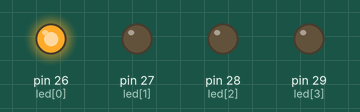
This sketch was run on a simulated Arduino Mega 2560, built with avr-gcc and run on an emulated ATmega2560. On the bench: output pins drawn as LEDs (lit = HIGH).

Above: at 0.2 s.
At 1.2 s:
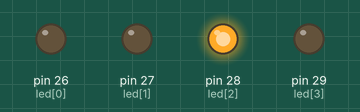
At 2.7 s:
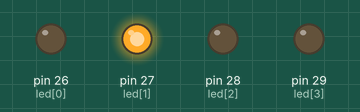
At 3.7 s:
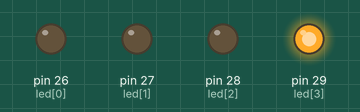
Timing chart, 0 to 4.6 s (numbered marks = the images above):
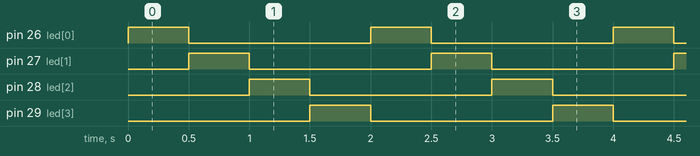

Measured:
- by itself, pin 26 (led[0]), pin 27 (led[1]), pin 28 (led[2]), pin 29 (led[3]): alternates HIGH for 0.50 s and LOW for 1.5 s
- by itself, everything shown: repeats every 2.0 s, in 5 steps

The sketch:

capstone_challenge2.ino
```cpp
int led[4] = {26,27,28,29};


void setup() {

  pinMode(26,OUTPUT);

 pinMode(27,OUTPUT);

  pinMode(28,OUTPUT);

   pinMode(29,OUTPUT);


}


void loop() {

  for(int i = 0; i<4 ; i++){

    digitalWrite(led[i], HIGH);

    delay(500);

    digitalWrite(led[i],LOW);

  }


}
```
